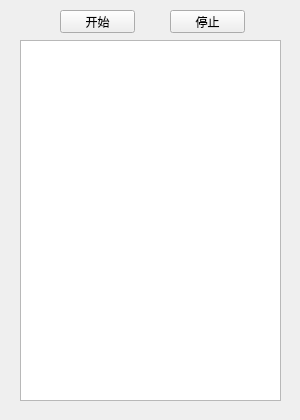
<?xml version="1.0" encoding="UTF-8"?>
<ui version="4.0">
 <class>MainWindow</class>
 <widget class="QMainWindow" name="MainWindow">
  <property name="geometry">
   <rect>
    <x>0</x>
    <y>0</y>
    <width>300</width>
    <height>420</height>
   </rect>
  </property>
  <property name="windowTitle">
   <string>语音识别Demo</string>
  </property>
  <widget class="QWidget" name="centralWidget">
   <widget class="QPushButton" name="pushButtonStart">
    <property name="geometry">
     <rect>
      <x>60</x>
      <y>10</y>
      <width>75</width>
      <height>23</height>
     </rect>
    </property>
    <property name="text">
     <string>开始</string>
    </property>
   </widget>
   <widget class="QPushButton" name="pushButtonStop">
    <property name="geometry">
     <rect>
      <x>170</x>
      <y>10</y>
      <width>75</width>
      <height>23</height>
     </rect>
    </property>
    <property name="text">
     <string>停止</string>
    </property>
   </widget>
   <widget class="QTextEdit" name="textEdit">
    <property name="geometry">
     <rect>
      <x>20</x>
      <y>40</y>
      <width>261</width>
      <height>361</height>
     </rect>
    </property>
   </widget>
  </widget>
 </widget>
 <layoutdefault spacing="6" margin="11"/>
 <resources/>
 <connections/>
</ui>
